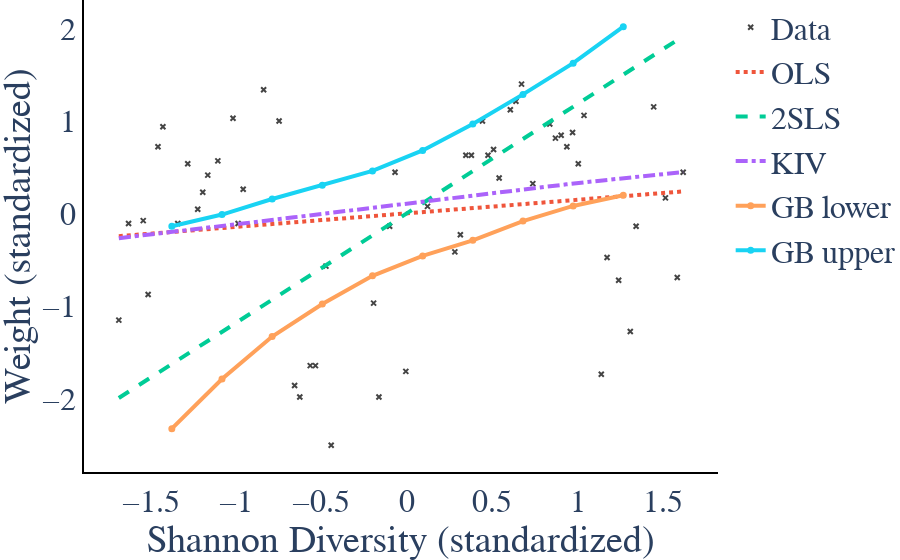

Notebook source saved alongside this figure:
### Code cell
fig = plot_diversity_methods(x, y, xstar, xstar_bound, ystar_ols, ystar_2sls, ystar_kiv, results)
fig.update_layout(xaxis=dict(title="Shannon Diversity (standardized)"))
fig.show()
fig.write_image(os.path.join(img_path, "ShannonDiversity.pdf"))
